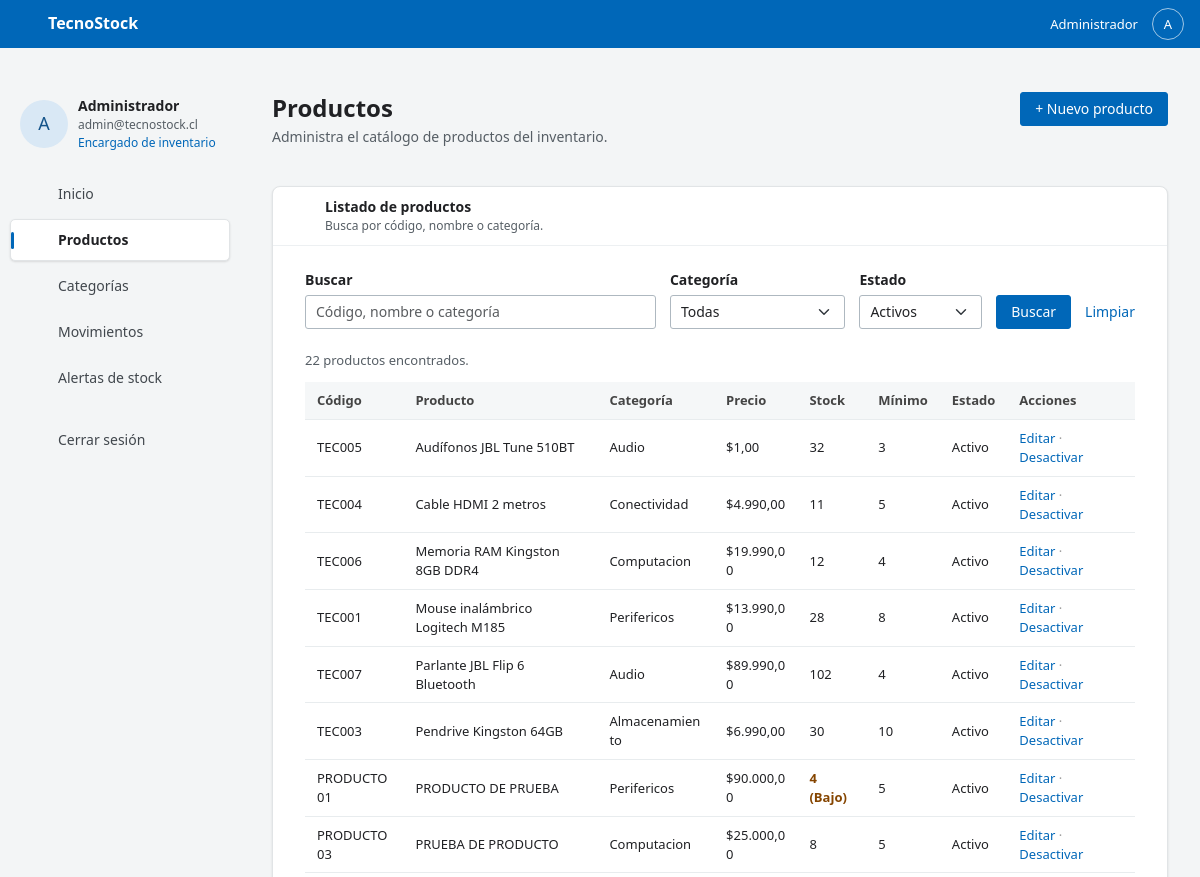
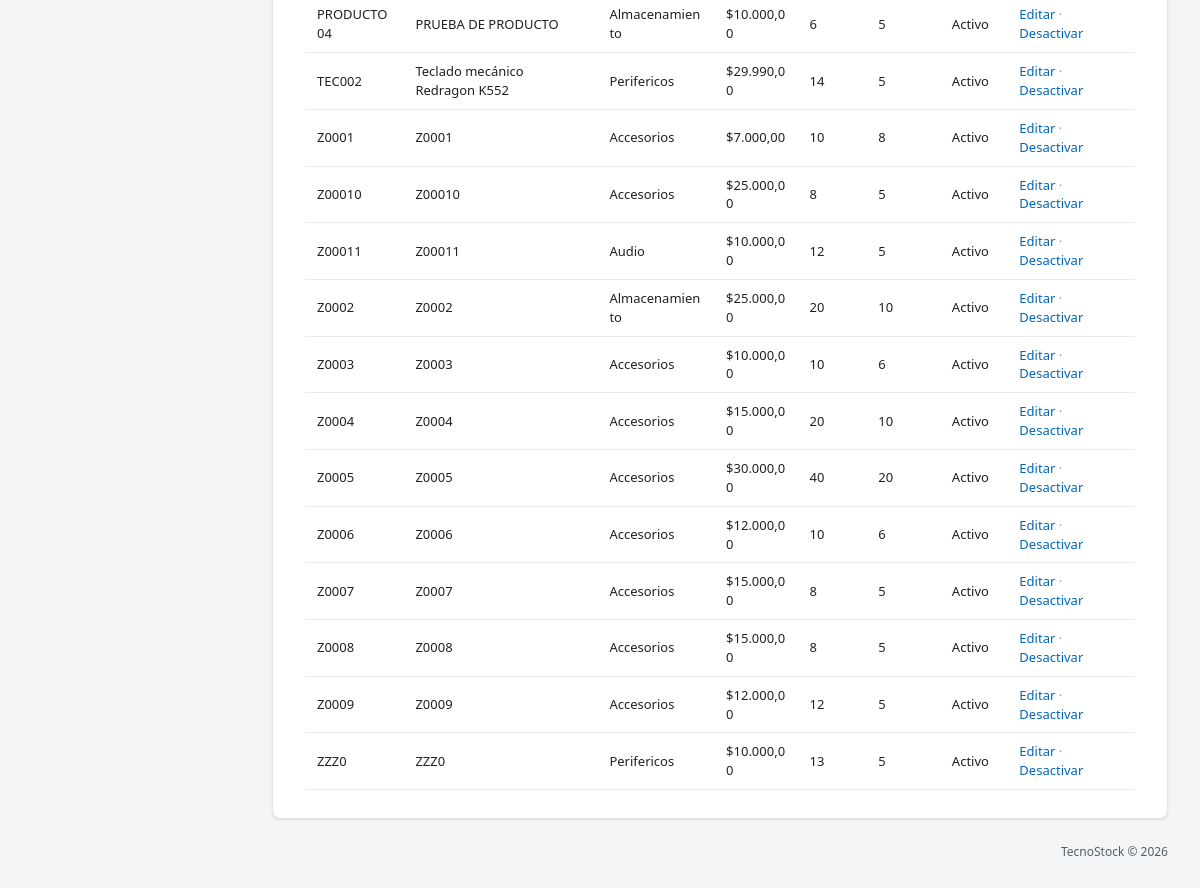
The app's page /productos.php (signed in) with its own data (2 pictures, top to bottom).
### tables this page shows
CREATE TABLE `usuarios` (
  `id_usuario` int(11) NOT NULL,
  `nombre` varchar(100) NOT NULL,
  `correo` varchar(120) NOT NULL,
  `clave` varchar(255) NOT NULL,
  `estado` tinyint(1) NOT NULL DEFAULT 1
);

CREATE TABLE `productos` (
  `id_producto` int(11) NOT NULL,
  `codigo` varchar(20) NOT NULL,
  `nombre` varchar(100) NOT NULL,
  `descripcion` varchar(255) DEFAULT NULL,
  `precio` decimal(10,2) NOT NULL,
  `stock_actual` int(11) NOT NULL DEFAULT 0,
  `stock_minimo` int(11) NOT NULL DEFAULT 0,
  `estado` tinyint(1) NOT NULL DEFAULT 1,
  `fecha_registro` timestamp NULL DEFAULT current_timestamp(),
  `id_categoria` int(11) NOT NULL
);

CREATE TABLE `categorias` (
  `id_categoria` int(11) NOT NULL,
  `nombre` varchar(60) NOT NULL,
  `descripcion` varchar(255) DEFAULT NULL,
  `estado` tinyint(1) NOT NULL DEFAULT 1
);

### productos.php (the view, shortened to what this page needs)
<?php
require __DIR__.'/comun.php';
$seccion='productos'; $tituloPagina='Productos'; $error='';
$q=entrada($_GET,'q'); $cat=entero(entrada($_GET,'categoria'),1); $estado=entrada($_GET,'estado');
if (!in_array($estado,['1','0','todos'],true)) $estado='1';
$categorias=$productos=[];
try {
    $sql='SELECT p.*,c.nombre AS categoria FROM productos p JOIN categorias c ON c.id_categoria=p.id_categoria WHERE 1=1'; $params=[];
    if ($estado!=='todos') { $sql.=' AND p.estado=?'; $params[]=$estado; }
    $s=$pdo->prepare($sql.' ORDER BY p.nombre,p.id_producto'); $s->execute($params); $productos=$s->fetchAll();
} catch(PDOException $e) { error_log($e->getMessage()); $error='No fue posible consultar los productos.'; }
require __DIR__.'/cabecera.php'; ?>
<div class="encabezado"><div><h1>Productos</h1><p>Administra el catálogo de productos del inventario.</p></div><div><a class="boton-azul" href="producto_form.php">+ Nuevo producto</a></div></div>
<section class="tarjeta"><div class="titulo-tarjeta"><?= icono('cubo') ?><div>Listado de productos<small>Busca por código, nombre o categoría.</small></div></div><div class="contenido modulo">
<form class="filtros" method="get" action="productos.php">
<div><label for="q">Buscar</label><input class="form-control" id="q" name="q" maxlength="100" value="<?= escapar($q) ?>" placeholder="Código, nombre o categoría"></div>
<div><label for="categoria">Categoría</label><select class="form-select" id="categoria" name="categoria"><option value="">Todas</option></select></div>
<div><label for="estado">Estado</label><select class="form-select" id="estado" name="estado"><?php foreach(['1'=>'Activos','0'=>'Inactivos','todos'=>'Todos'] as $v=>$n): ?><option value="<?= $v ?>" <?= (string)$v===$estado?'selected':'' ?>><?= $n ?></option><?php endforeach; ?></select></div>
<div class="acciones-form"><button class="boton-azul" type="submit">Buscar</button><a href="productos.php">Limpiar</a></div></form>
<?php if (!$error): ?><p class="nota"><?= count($productos) ?> productos encontrados.</p>
<?php if (!$productos): ?><p class="vacio">No hay productos que coincidan con la búsqueda.</p><?php else: ?><div class="tabla-scroll"><table><thead><tr><th>Código</th><th>Producto</th><th>Categoría</th><th>Precio</th><th>Stock</th><th>Mínimo</th><th>Estado</th><th>Acciones</th></tr></thead><tbody>
<?php foreach($productos as $r): ?><tr><td><?= escapar($r['codigo']) ?></td><td><?= escapar($r['nombre']) ?></td><td><?= escapar($r['categoria']) ?></td><td><?= precio($r['precio']) ?></td><td class="<?= $r['estado'] && $r['stock_actual']<$r['stock_minimo']?'stock-bajo':'' ?>"><?= escapar($r['stock_actual']) ?><?= $r['estado'] && $r['stock_actual']<$r['stock_minimo']?' (Bajo)':'' ?></td><td><?= escapar($r['stock_minimo']) ?></td><td><?= $r['estado']?'Activo':'Inactivo' ?></td><td><?php if($r['estado']): ?><a href="producto_form.php?id=<?= (int)$r['id_producto'] ?>">Editar</a> <span class="separador">·</span> <a href="producto_desactivar.php?id=<?= (int)$r['id_producto'] ?>">Desactivar</a><?php else: ?><a class="boton-azul" href="producto_activar.php?id=<?= (int)$r['id_producto'] ?>">Activar</a><?php endif; ?></td></tr><?php endforeach; ?></tbody></table></div><?php endif; endif; ?>
</div></section><?php require __DIR__.'/pie.php'; ?>

### cabecera.php (shortened to what this page needs)
<!DOCTYPE html>
<html lang="es">
<head>
    <?php if ($seccion !== 'inicio'): ?><link href="https://cdn.jsdelivr.net/npm/bootstrap@5.3.3/dist/css/bootstrap.min.css" rel="stylesheet"><?php endif; ?>
    <link rel="stylesheet" href="panel.css?v=2">
</head>
<body>
<header class="barra">
    <a class="marca-panel" href="panel.php"><?= icono('cubo') ?> TecnoStock</a>
    <div class="cuenta-superior"><span><?= escapar($usuario['nombre']) ?></span><span class="avatar pequeno" aria-hidden="true"><?= escapar($inicial) ?></span></div>
</header>
<div class="estructura">
    <aside class="lateral">
        <div class="perfil">
            <span class="avatar" aria-hidden="true"><?= escapar($inicial) ?></span>
            <div><strong><?= escapar($usuario['nombre']) ?></strong><small><?= escapar($usuario['correo']) ?></small><span class="rol">Encargado de inventario</span></div>
        </div>
        <nav aria-label="Menú principal">
            <?php foreach ($menu as $id => $titulo): ?>
                <a href="<?= escapar($rutas[$id]) ?>" class="enlace-menu<?= $id === $seccion ? ' activo' : '' ?>"<?= $id === $seccion ? ' aria-current="page"' : '' ?>><?= icono($iconos[$id]) ?><span><?= escapar($titulo) ?></span></a>
            <?php endforeach; ?>
            <form method="post" action="cerrar_sesion.php" class="form-salir">
                <button class="enlace-menu" type="submit"><?= icono('salir') ?><span>Cerrar sesión</span></button>
            </form>
        </nav>
    </aside>
    <main class="principal" id="inicio">

### records on screen
usuarios: nombre "Administrador", nombre "A", correo "admin@tecnostock.cl"
productos: codigo "TEC005", nombre "Audífonos JBL Tune 510BT", id_categoria.nombre "Audio", precio "$1,00", stock_actual "32", stock_minimo "3", estado "Activo"
productos: codigo "TEC004", nombre "Cable HDMI 2 metros", id_categoria.nombre "Conectividad", precio "$4.990,00", stock_actual "11", stock_minimo "5", estado "Activo"
productos: codigo "TEC006", nombre "Memoria RAM Kingston 8GB DDR4", id_categoria.nombre "Computacion", precio "$19.990,00", stock_actual "12", stock_minimo "4", estado "Activo"
productos: codigo "TEC001", nombre "Mouse inalámbrico Logitech M185", id_categoria.nombre "Perifericos", precio "$13.990,00", stock_actual "28", stock_minimo "8", estado "Activo"
productos: codigo "TEC007", nombre "Parlante JBL Flip 6 Bluetooth", id_categoria.nombre "Audio", precio "$89.990,00", stock_actual "102", stock_minimo "4", estado "Activo"
productos: codigo "TEC003", nombre "Pendrive Kingston 64GB", id_categoria.nombre "Almacenamiento", precio "$6.990,00", stock_actual "30", stock_minimo "10", estado "Activo"
productos: codigo "PRODUCTO01", nombre "PRODUCTO DE PRUEBA", id_categoria.nombre "Perifericos", precio "$90.000,00", stock_actual "4", estado "(Bajo)", stock_minimo "5"
productos: codigo "PRODUCTO03", nombre "PRUEBA DE PRODUCTO", id_categoria.nombre "Computacion", precio "$25.000,00", stock_actual "8", stock_minimo "5", estado "Activo"
productos: codigo "PRODUCTO04", nombre "PRUEBA DE PRODUCTO", id_categoria.nombre "Almacenamiento", precio "$10.000,00", stock_actual "6", stock_minimo "5", estado "Activo"
productos: codigo "TEC002", nombre "Teclado mecánico Redragon K552", id_categoria.nombre "Perifericos", precio "$29.990,00", stock_actual "14", stock_minimo "5", estado "Activo"
productos: codigo "Z0001", nombre "Z0001", id_categoria.nombre "Accesorios", precio "$7.000,00", stock_actual "10", stock_minimo "8", estado "Activo"
productos: codigo "Z00010", nombre "Z00010", id_categoria.nombre "Accesorios", precio "$25.000,00", stock_actual "8", stock_minimo "5", estado "Activo"
productos: codigo "Z00011", nombre "Z00011", id_categoria.nombre "Audio", precio "$10.000,00", stock_actual "12", stock_minimo "5", estado "Activo"
productos: codigo "Z0002", nombre "Z0002", id_categoria.nombre "Almacenamiento", precio "$25.000,00", stock_actual "20", stock_minimo "10", estado "Activo"
productos: codigo "Z0003", nombre "Z0003", id_categoria.nombre "Accesorios", precio "$10.000,00", stock_actual "10", stock_minimo "6", estado "Activo"
productos: codigo "Z0004", nombre "Z0004", id_categoria.nombre "Accesorios", precio "$15.000,00", stock_actual "20", stock_minimo "10", estado "Activo"
productos: codigo "Z0005", nombre "Z0005", id_categoria.nombre "Accesorios", precio "$30.000,00", stock_actual "40", stock_minimo "20", estado "Activo"
productos: codigo "Z0006", nombre "Z0006", id_categoria.nombre "Accesorios", precio "$12.000,00", stock_actual "10", stock_minimo "6", estado "Activo"
productos: codigo "Z0007", nombre "Z0007", id_categoria.nombre "Accesorios", precio "$15.000,00", stock_actual "8", stock_minimo "5", estado "Activo"
productos: codigo "Z0008", nombre "Z0008", id_categoria.nombre "Accesorios", precio "$15.000,00", stock_actual "8", stock_minimo "5", estado "Activo"
productos: codigo "Z0009", nombre "Z0009", id_categoria.nombre "Accesorios", precio "$12.000,00", stock_actual "12", stock_minimo "5", estado "Activo"
productos: codigo "ZZZ0", nombre "ZZZ0", id_categoria.nombre "Perifericos", precio "$10.000,00", stock_actual "13", stock_minimo "5", estado "Activo"

### other values on screen
escapar($titulo) "Inicio"
escapar($titulo) "Productos"
escapar($titulo) "Categorías"
escapar($titulo) "Movimientos"
escapar($titulo) "Alertas de stock"
count($productos) "22"
form field estado "Activos"
